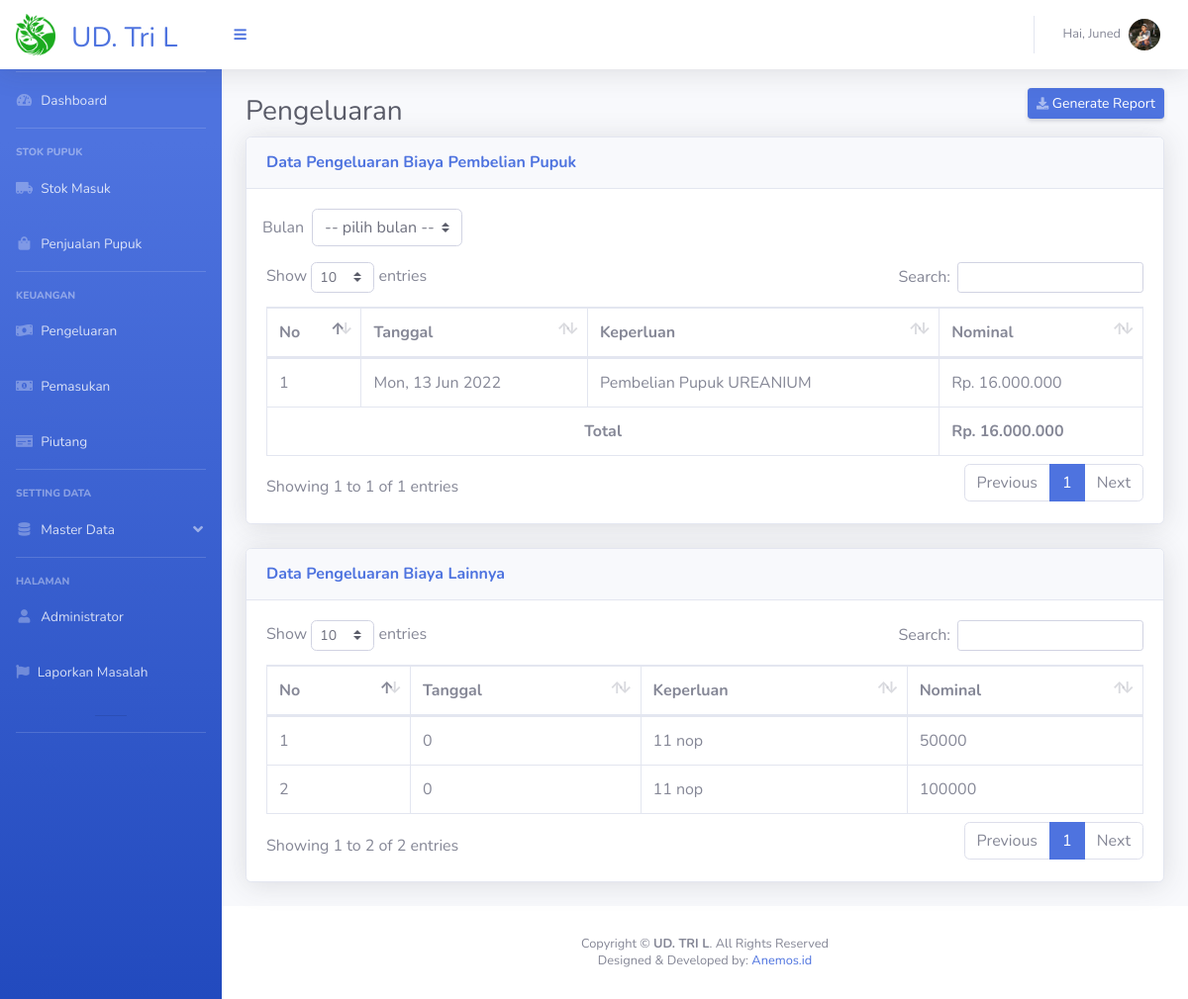
Page /page_pengeluaran.php (signed in) on the earlier database version.
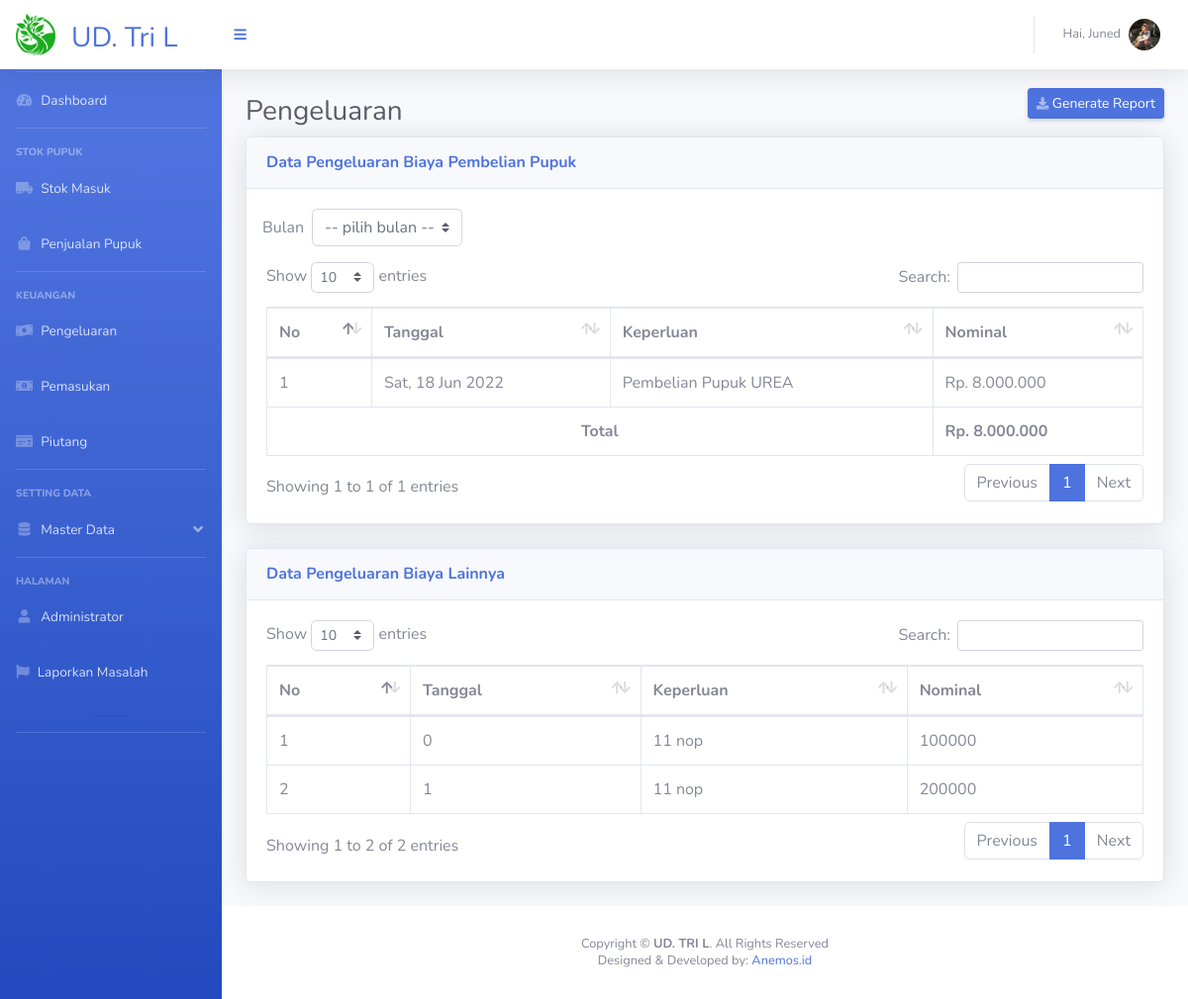
Same page on the later database version.
### tables this page shows
CREATE TABLE `stok_masuk` (
  `ID_SM` int(20) NOT NULL,
  `Tanggal` varchar(50) DEFAULT NULL,
  `ID_PK` int(20) DEFAULT NULL,
  `Nama_Pengirim` varchar(100) DEFAULT NULL,
  `Jumlah_Masuk` int(100) DEFAULT NULL,
  `Nominal` int(100) DEFAULT NULL
);

CREATE TABLE `data_pupuk` (
  `ID_PK` int(20) NOT NULL,
  `Jenis_Pupuk` varchar(50) DEFAULT NULL,
  `Stok` int(20) DEFAULT NULL,
  `Harga` int(100) DEFAULT NULL
);

CREATE TABLE `biaya_lain` (
  `ID_BL` int(20) NOT NULL,
  `ID_SM` int(20) DEFAULT NULL,
  `ID_PJ` int(20) DEFAULT NULL,
  `Total` int(20) NOT NULL
);

### functions.php (called while the page is built, shortened)
<?php
function rp($angka)
{
    $hasil_rupiah = "Rp. " . number_format($angka, 0, ',', '.');
    return $hasil_rupiah;
}

### page_pengeluaran.php (the view, shortened to what this page needs)
<?php
include 'connection.php';
include 'functions.php';
if (isset($_SESSION['login'])) {
    ?>
<!DOCTYPE html>
<html lang="en">
<head>
    <link href="vendor/fontawesome-free/css/all.min.css" rel="stylesheet" type="text/css">
    <link href="css/sb-admin-2.min.css" rel="stylesheet">
    <link href="vendor/datatables/dataTables.bootstrap4.min.css" rel="stylesheet">
    <?php
    include "segment/header.php";
    ?>
</head>
<body id="page-top">
    <div id="wrapper">
        <?php include "segment/sidebar.php";?>
        <div id="content-wrapper" class="d-flex flex-column">
            <div id="content">
                <div class="container-fluid">
                    <div class="d-sm-flex align-items-center justify-content-between mt-5">
                        <h1 class="h3 mt-5 text-gray-800">Pengeluaran</h1>
                        <a href="#" class="d-none d-sm-inline-block btn btn-sm btn-primary shadow-sm mt-4"><i
                                class="fas fa-download fa-sm text-white-50"></i> Generate Report</a>
                    </div>
                    <div class="row">
                        <div class="col-xl-12 col-lg-12">
                            <div class="card shadow mb-4">
                                <div
                                    class="card-header py-3 d-flex flex-row align-items-center justify-content-between">
                                    <h6 class="m-0 font-weight-bold text-primary">Data Pengeluaran Biaya Pembelian Pupuk
                                    </h6>
                                </div>
                                <div class="card-body">
                                    <div class="row mb-3">
                                        <label class="m-0 ml-2 mr-2 col-form-label">Bulan</label>
                                        <select class="col-sm-2 custom-select" id="bulan" name="bulan">
                                            <option selected="true" disabled="disabled">-- pilih bulan --
                                            </option>
                                        </select>
                                    </div>
                                    <div class="table-responsive">
                                        <table class="table table-bordered" id="tablePengeluaran" width="100%"
                                            cellspacing="0">
                                            <thead>
                                                <tr>
                                                    <th scope="col">No</th>
                                                    <th scope="col">Tanggal</th>
                                                    <th scope="col">Keperluan</th>
                                                    <th scope="col">Nominal</th>
                                                </tr>
                                            </thead>
                                            <tbody>
                                                <?php
$no = 1;
    $sql = mysqli_query($conn, "SELECT * FROM stok_masuk  INNER JOIN data_pupuk ON stok_masuk.ID_PK = data_pupuk.ID_PK ORDER BY ID_SM DESC");
    foreach ($sql as $key): ?>
                                                <tr>
                                                    <td> <?=$no;?></td>
                                                    <td> <?=$key['Tanggal'];?></td>
                                                    <td> <?="Pembelian Pupuk " . $key['Jenis_Pupuk'];?></td>
                                                    <td> <?=rp($key['Nominal']);?></td>
                                                </tr>
                                                <?php $no++;
    endforeach;?>
                                            <tbody>
                                                <?php
$total = mysqli_query($conn, "SELECT sum(Nominal) AS tot FROM stok_masuk");
    foreach ($total as $key) {
        $totalnya = $key['tot'];
    }
    ?>
                                                <tr>
                                                    <th colspan="3" class="text-center">Total</th>
                                                    <th colspan="1"><?=rp($totalnya);?></th>
                                                </tr>
                                            </tbody>
                                            </tbody>
                                        </table>
                                    </div>
                                </div>
                            </div>
                        </div>
                    </div>
                    <div class="row">
                        <div class="col-xl-12 col-lg-12">
                            <div class="card shadow mb-4">
                                <div
                                    class="card-header py-3 d-flex flex-row align-items-center justify-content-between">
                                    <h6 class="m-0 font-weight-bold text-primary">Data Pengeluaran Biaya Lainnya
                                    </h6>
                                </div>
                                <div class="card-body">
                                    <div class="table-responsive">
                                        <table class="table table-bordered" id="tableBiayalain" width="100%"
                                            cellspacing="0">
                                            <thead>
                                                <tr>
                                                    <th scope="col">No</th>
                                                    <th scope="col">Tanggal</th>
                                                    <th scope="col">Keperluan</th>
                                                    <th scope="col">Nominal</th>
                                                </tr>
                                            </thead>
                                            <tbody>
                                                <?php
$no = 1;
    $sqlbl = mysqli_query($conn, "SELECT * FROM biaya_lain ORDER BY ID_BL DESC");
    foreach ($sqlbl as $keybl): ?>
                                                <tr>
                                                    <td><?=$no;?></td>
                                                    <td><?=$keybl['ID_SM'];?></td>
                                                    <td>11 nop
                                                    </td>
                                                    <td><?=$keybl['Total'];?></td>
                                                </tr>
                                                <?php $no++;
    endforeach;?>
                                            </tbody>
                                        </table>
                                    </div>
                                </div>
                            </div>
                        </div>
                    </div>
                </div>
            </div>
            <?php include "segment/footer.php";?>
        </div>
    </div>
</body>
</html>
<?php } else {
    header("Location: login.php");
    exit();
}?>

### segment/header.php (shortened to what this page needs)
<nav class="navbar navbar-expand navbar-light bg-white topbar  fixed-top shadow">
    <a class="sidebar-brand d-flex align-items-center justify-content-center" href="index.php">
        <div class="">
            <img style="width:40px" src="img/logo1.png">
        </div>
        <div class="font-weight-bold mt-3 mx-3 mr-5">
            <h3><?php echo ($_SESSION['per']); ?> </h3>
        </div>
    </a>
    <button class="btn btn-link btn-sm order-1 order-lg-0 me-4 me-lg-0" id="sidebarToggle" href="#!"><i
            class="fas fa-bars"></i></button>
    <ul class="navbar-nav ml-auto">
        <li class="nav-item dropdown no-arrow">
            <a class="nav-link dropdown-toggle" href="#" id="userDropdown" role="button" data-toggle="dropdown"
                aria-haspopup="true" aria-expanded="false">
                <span
                    class="mr-2 d-none d-lg-inline text-gray-600 small"><?php echo ("Hai, " . $_SESSION['nama']); ?></span>
                <?php $foto = $_SESSION['foto'];?>
                <img class='img-profile rounded-circle' src='img/<?php echo $foto; ?>'>
            </a>
        </li>
    </ul>
</nav>

### segment/sidebar.php (shortened to what this page needs)
<ul class="navbar-nav bg-gradient-primary sidebar sidebar-dark accordion mt-5 " id="accordionSidebar">
    <hr class="sidebar-divider my-0 mt-4">
    <li
        <?php if ($_GET['m'] == 1 && $_GET['n'] == 1) {echo "class='nav-item active'";} else {echo "class='nav-item'";}?>>
        <a class="nav-link" href="index.php?m=1&n=1">
            <i class="fas fa-fw fa-tachometer-alt"></i>
            <span>Dashboard</span></a>
        <hr class=" sidebar-divider">
        <div class="sidebar-heading">
            Stok Pupuk
        </div>
    <li
        <?php if ($_GET['m'] == 2 && $_GET['n'] == 1) {echo "class='nav-item active'";} else {echo "class='nav-item'";}?>>
        <a class="nav-link" href="page_stok_masuk.php?m=2&n=1">
            <i class=" fas fa-fw fa-truck-moving"></i>
            <span>Stok Masuk</span></a>
    </li>
    <li
        <?php if ($_GET['m'] == 3 && $_GET['n'] == 1) {echo "class='nav-item active'";} else {echo "class='nav-item'";}?>>
        <a class="nav-link" href="page_stok_keluar.php?m=3&n=1">
            <i class="fas fa-fw  fa-shopping-bag"></i>
            <span>Penjualan Pupuk</span></a>
    </li>
    <hr class="sidebar-divider">
    <div class="sidebar-heading">
        Keuangan
    </div>
    <li
        <?php if ($_GET['m'] == 8 && $_GET['n'] == 8) {echo "class='nav-item active'";} else {echo "class='nav-item'";}?>>
        <a class="nav-link" href="page_pengeluaran.php?m=8&n=8">
            <i class="fas fa-money-bill-wave"></i>
            <span>Pengeluaran</span></a>
    </li>
    <li
        <?php if ($_GET['m'] == 9 && $_GET['n'] == 9) {echo "class='nav-item active'";} else {echo "class='nav-item'";}?>>
        <a class="nav-link" href="page_pemasukan.php?m=9&n=9">
            <i class="fas fa-money-bill-alt"></i>
            <span>Pemasukan</span></a>
    </li>
    <li
        <?php if ($_GET['m'] == 10 && $_GET['n'] == 10) {echo "class='nav-item active'";} else {echo "class='nav-item'";}?>>
        <a class="nav-link" href="page_piutang.php?m=10&n=10">
            <i class="fas fa-money-check"></i>
            <span>Piutang</span></a>
    </li>
    <hr class=" sidebar-divider">
    <div class="sidebar-heading">
        Setting Data
    </div>
    <li <?php if ($_GET['m'] == 4) {echo "class='nav-item active'";} else {echo "class='nav-item'";}?>>
        <a class='nav-link' href="#" data-toggle="collapse" data-target="#settingPage" aria-expanded="true"
            aria-controls="settingPage">
            <i class="fas fa-fw fa-database"></i>
            <span>Master Data</span>
        </a>
    </li>
    <hr class=" sidebar-divider">
    <div class="sidebar-heading">
        Halaman
    </div>
    <li
        <?php if ($_GET['m'] == 5 && $_GET['n'] == 5) {echo "class='nav-item active'";} else {echo "class='nav-item'";}?>>
        <a class="nav-link" href="page_administrator.php?m=5&n=5">
            <i class="fas fa-fw fa-user"></i>
            <span>Administrator</span></a>
    </li>
    <li
        <?php if ($_GET['m'] == 7 && $_GET['n'] == 7) {echo "class='nav-item active'";} else {echo "class='nav-item'";}?>>
        <a class="nav-link" href="page_lap_masalah.php?m=7&n=7">
            <i class="fas fa-cogs fa-flag"></i>
            <span>Laporkan Masalah</span></a>
    </li>
    <hr class="sidebar-heading">
    <hr class="sidebar-divider d-none d-md-block">
</ul>

### segment/footer.php (shortened to what this page needs)
<footer class="sticky-footer bg-white">
    <div class="container my-auto">
        <div class="copyright text-center my-auto">
            <span>Copyright &copy; <strong>UD. TRI L</strong>. All Rights Reserved</span>
        </div>
        <div class="copyright text-center mt-1">
            <span>Designed & Developed by: <a href="https://anemos.id/">Anemos.id</a></span>
        </div>
    </div>
</footer>

Differences in the rows shown:
removed stok_masuk: Tanggal "Mon, 13 Jun 2022", ID_PK.Jenis_Pupuk "UREANIUM", Nominal "Rp. 16.000.000"
removed biaya_lain: ID_SM "0", Total "50000"
added stok_masuk: Tanggal "Sat, 18 Jun 2022", ID_PK.Jenis_Pupuk "UREA", Nominal "Rp. 8.000.000"
added biaya_lain: ID_SM "1", Total "200000"
Other differences:
rp($totalnya): "Rp. 16.000.000" → "Rp. 8.000.000"
